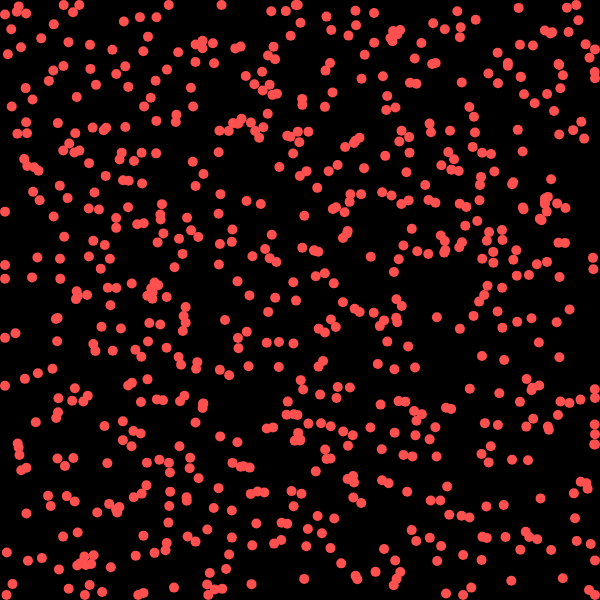
Frame 1 (no input)
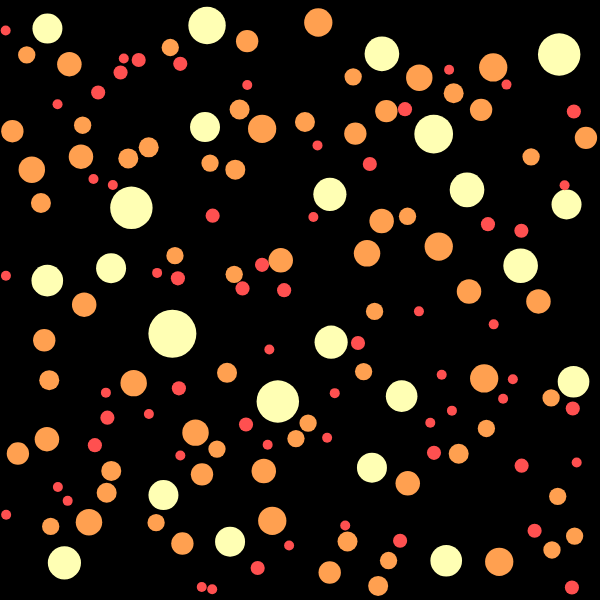
Frame 60 (no input)
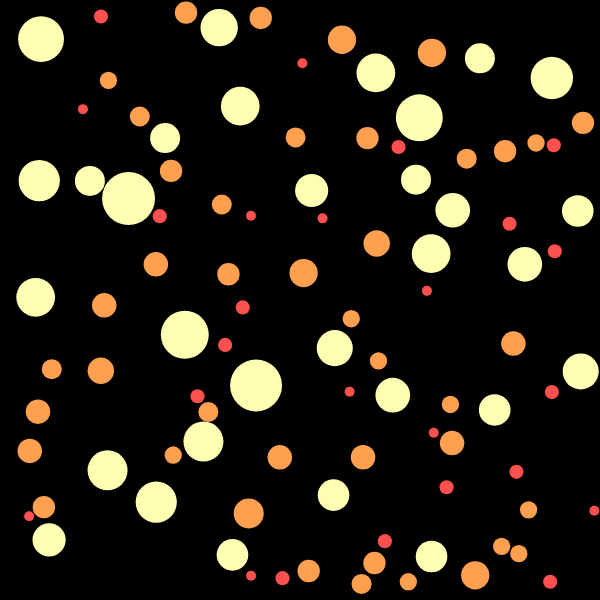
Frame 120 (the mouse pressed at the canvas centre since frame 60)

The p5.js sketch that drew these frames (run headless with seeded random() and noise() and a simulated clock; from frame 60 on, the mouse is pressed at the canvas centre):

// p5.js sketch
// ── sketch.js
// Paul Cusimano Homework 10
// The goal is a simulation of stars that collide and merge

let particles = [];
const INITIAL_PARTICLES = 700;
const INITIAL_RADIUS = 5;
const SPLIT_THRESHOLD = 60;
const SPLIT_PARTICLES = 30;
const SPLIT_COOLDOWN = 30; // how mant frames to wait before merging to prevent lag

const STAR_TYPES = [
  { minRadius: 2, color: [255, 80, 80] },    // red dwarf
  { minRadius: 8, color: [255, 160, 80] },   // orange dwarf
  { minRadius: 15, color: [255, 255, 180] }, // yellow star
  { minRadius: 30, color: [235, 245, 255] }, // white star
  { minRadius: 45, color: [150, 170, 255] }  // blue giant
];

function setup() {
  createCanvas(600, 600);
  initializeParticles();
}

// creates all the initial stars with ranom positions and velocities
function initializeParticles() {
  particles = [];
  for (let i = 0; i < INITIAL_PARTICLES; i++) {
    particles.push(new Particle(
      random(width),
      random(height),
      INITIAL_RADIUS,
      random(-2, 2),
      random(-2, 2)
    ));
  }
}

function draw() {
  background(0);
  
  // update and check collisions
  for (let i = particles.length - 1; i >= 0; i--) {
    particles[i].update();
    particles[i].edges();
    particles[i].display();
    
    // check collisions with other particles
    for (let j = particles.length - 1; j > i; j--) {
      particles[i].collide(particles[j], i, j);
    }
    
    // check if splitting
    if (particles[i].radius > SPLIT_THRESHOLD) {
      splitParticle(i);
    }
  }
}

class Particle {
  constructor(x, y, r, vx, vy) {
    this.position = createVector(x, y);
    this.velocity = createVector(vx, vy);
    this.radius = r;
    this.mass = PI * r * r; // mass is proportional to area
    this.splitCooldown = 0;
  }

  update() {
    this.position.add(this.velocity);
    if (this.splitCooldown > 0) {
      this.splitCooldown--;
    }
  }

  // border bouncing
  edges() {
    if (this.position.x < this.radius) {
      this.position.x = this.radius;
      this.velocity.x *= -1;
    }
    if (this.position.x > width - this.radius) {
      this.position.x = width - this.radius;
      this.velocity.x *= -1;
    }
    if (this.position.y < this.radius) {
      this.position.y = this.radius;
      this.velocity.y *= -1;
    }
    if (this.position.y > height - this.radius) {
      this.position.y = height - this.radius;
      this.velocity.y *= -1;
    }
  }

  collide(other, i, j) {
    let distance = this.position.dist(other.position);
    let minDist = this.radius + other.radius;
    
    // only collide none of particle is in cooldown
    if (distance < minDist && this.splitCooldown === 0 && other.splitCooldown === 0) {
      let absorber, absorbed;
      if (this.mass > other.mass || (this.mass === other.mass && random() < 0.5)) {
        absorber = this;
        absorbed = other;
        particles.splice(j, 1);
      } else {
        absorber = other;
        absorbed = this;
        particles.splice(i, 1);
      }
      
      //  give the mass and velocity to the bigger particle
      let totalMass = absorber.mass + absorbed.mass;
      let newVel = p5.Vector.add(
        p5.Vector.mult(absorber.velocity, absorber.mass),
        p5.Vector.mult(absorbed.velocity, absorbed.mass)
      ).div(totalMass);
      
      // update the big particle instead of making a new one 
      // cause its less jarring to see the particle teleport
      absorber.velocity = newVel;
      absorber.mass = totalMass;
      absorber.radius = sqrt(totalMass / PI);
    }
  }

  getStarColor() {
    for (let i = STAR_TYPES.length - 1; i >= 0; i--) {
      if (this.radius >= STAR_TYPES[i].minRadius) {
        return STAR_TYPES[i].color;
      }
    }
    return STAR_TYPES[0].color;
  }

  display() {
    let col = this.getStarColor();
    noStroke();
    fill(col[0], col[1], col[2]);
    ellipse(this.position.x, this.position.y, this.radius * 2);
  }
}

// create new smaller stars from bigger stars
// in a sort of 'explosion' effect
function splitParticle(index) {
  let parent = particles[index];
  let newRadius = parent.radius / sqrt(SPLIT_PARTICLES);
  
  for (let i = 0; i < SPLIT_PARTICLES; i++) {
    let angle = (TWO_PI / SPLIT_PARTICLES) * i + random(-0.2, 0.2);
    let speed = random(2, 4); // Increas speed
    let distance = parent.radius * 2; 
    
    let newParticle = new Particle(
      parent.position.x + cos(angle) * distance,
      parent.position.y + sin(angle) * distance,
      newRadius,
      cos(angle) * speed,
      sin(angle) * speed
    );
    
    newParticle.splitCooldown = SPLIT_COOLDOWN; // add cooldown
    particles.push(newParticle);
  }
  
  particles.splice(index, 1);
}
